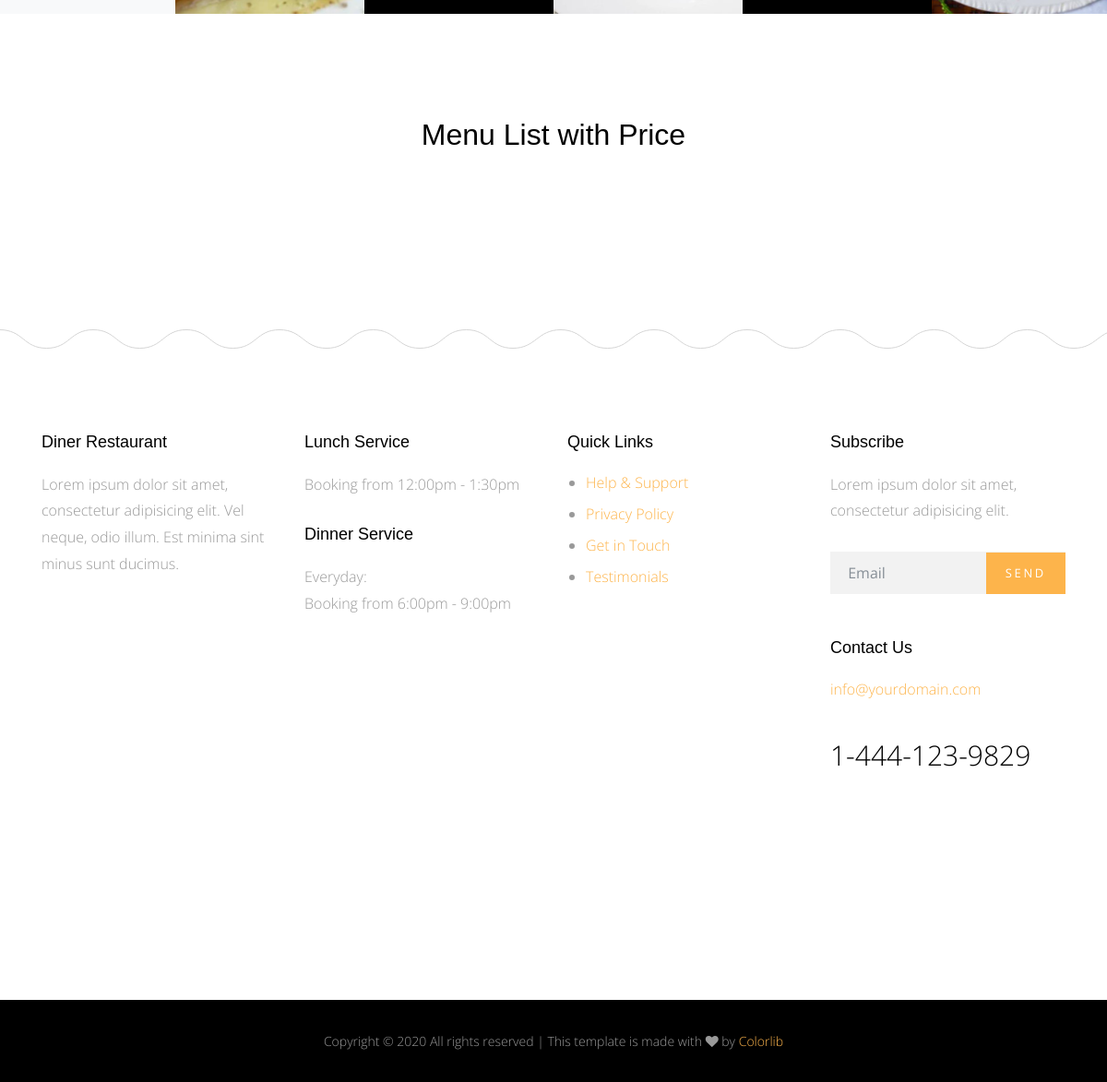
/meals/ (lower part), run on an earlier commit of the app's database.
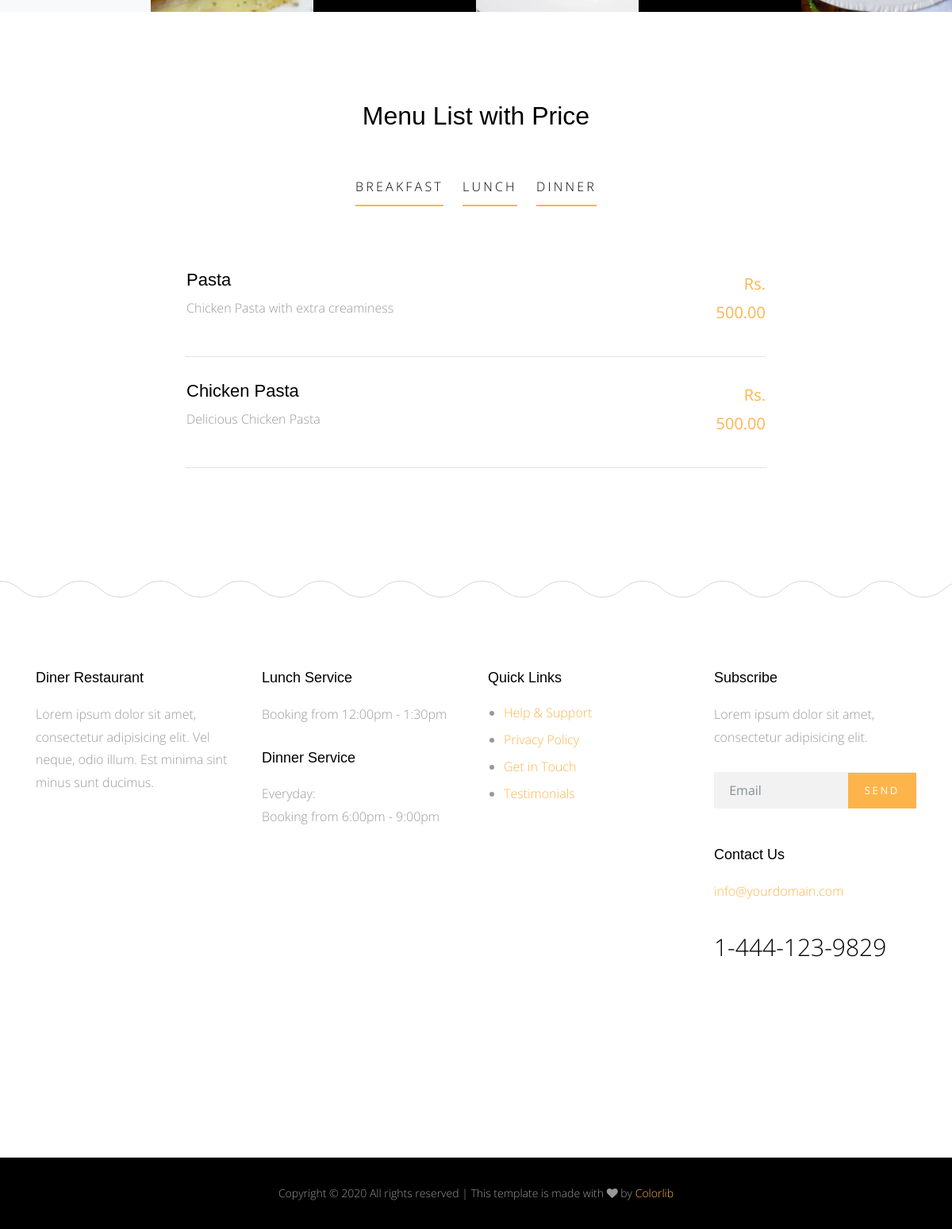
And on a later commit of the database.
### meals/models.py (models this page shows, shortened)
class Category(models.Model):
    name = models.CharField(max_length=50)
    def __str__(self):
        return self.name

class Meal(models.Model):
    name = models.CharField(max_length=50)
    category = models.ForeignKey('Category', on_delete=models.CASCADE, null=True)
    description = models.TextField()
    people = models.IntegerField()
    price = models.DecimalField(max_digits=5, decimal_places=2)
    preparation_time = models.IntegerField()
    image = models.ImageField(upload_to='meals/')
    slug = models.SlugField(null=True,blank=True)

### meals/views.py (the view)
# urls.py: path('', MealList, name="meallist"),
def MealList(request):
    meal = Meal.objects.all()
    category = Category.objects.all()
    context = {
        "meal_list": meal,
        "category_list": category
    }
    return render(request, "meals/meals.html", context)

### meals/templates/meals/meals.html (shortened to what this page needs)
{% extends 'base.html' %} {% block content %} {% load static %}
<div class="main-wrap">
    <div class="section pt-0 pb-0">
        <div class="menus d-flex bg-light">
            <div class="d-flex item">
                <div class="image order-2" style="background-image: url(img/img_4.jpg);" data-aos="fade" data-aos-delay="300"></div>
            </div>
            <div class="d-flex item">
                <div class="image order-1 order-lg-1 order-xl-2" style="background-image: url(img/img_5.jpg);" data-aos="fade" data-aos-delay="400"></div>
                <div class="text order-2 order-lg-2 order-xl-1">
                </div>
            </div>
            <div class="d-flex item">
                <div class="image order-2 order-md-1 order-lg-1 order-xl-2" style="background-image: url(img/img_6.jpg);" data-aos="fade" data-aos-delay="500"></div>
                <div class="text order-1 order-md-2 order-lg-2 order-xl-1">
                </div>
            </div>
        </div>
    </div>
    <div class="section">
        <div class="container">
            <div class="row justify-content-center">
                <div class="col-md-8" data-aos="fade-up">
                    <h2 class="mb-5 text-center">Menu List with Price</h2>
                    <ul class="nav site-tab-nav" id="pills-tab" role="tablist">
                        {% for category in category_list %}
                        <li class="nav-item">
                            <a class="nav-link active" id="{{category}}" data-toggle="pill" href="#{{category}}" role="tab" aria-controls="{{category}}" aria-selected="true">{{category}}</a>
                        </li>
                        {% endfor %}
                    </ul>
                    <div class="tab-content" id="pills-tabContent">
                        {% for category in category_list %}
                        <div class="tab-pane fade show active" id="{{category}}" role="tabpanel" aria-labelledby="{{category}}-tab">
                            {% for meal in meal_list %} {% if meal.category == category %}
                            <div class="d-block d-md-flex menu-food-item">
                                <div class="text order-1 mb-3">
                                    <h3><a href="{% url 'mealdetail' meal.slug %}">{{meal.name}}</a></h3>
                                    <p>{{meal.description}}</p>
                                </div>
                                <div class="price order-2">
                                    <strong>Rs. {{meal.price}}</strong>
                                </div>
                            </div>
                            {% endif %} {% endfor %}
                        </div>
                        {% endfor %}
                    </div>
                </div>
            </div>
        </div>
    </div>
</div>
{% endblock %}

What changed in the data, as far as the page shows it:
added Category: name "BREAKFAST"
added Category: name "LUNCH", shown under "Menu List with Price"
added Category: name "DINNER", shown under "Menu List with Price"
now on this page (row edited): Meal: name "Pasta", description "Chicken Pasta with extra creaminess", price "500.00"
now on this page (row edited): Meal: name "Chicken Pasta", description "Delicious Chicken Pasta", price "500.00"
